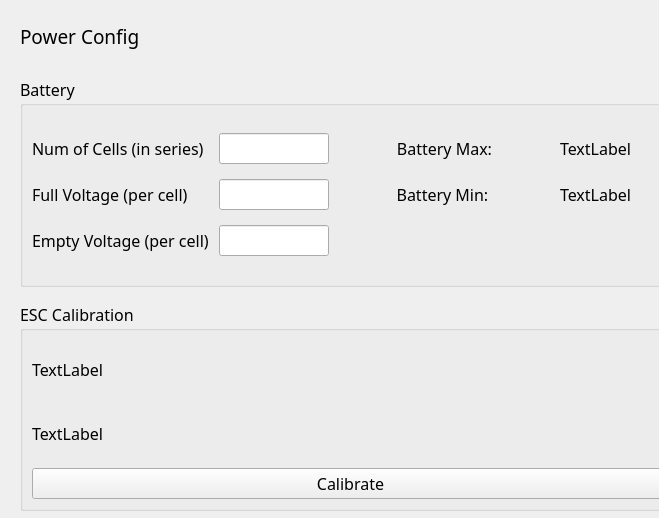
<?xml version="1.0" encoding="UTF-8"?>
<ui version="4.0">
 <class>Form</class>
 <widget class="QWidget" name="Form">
  <property name="geometry">
   <rect>
    <x>0</x>
    <y>0</y>
    <width>659</width>
    <height>518</height>
   </rect>
  </property>
  <property name="windowTitle">
   <string>Form</string>
  </property>
  <widget class="QWidget" name="">
   <property name="geometry">
    <rect>
     <x>20</x>
     <y>10</y>
     <width>661</width>
     <height>501</height>
    </rect>
   </property>
   <layout class="QGridLayout" name="gridLayout_4" rowstretch="1,4,4">
    <property name="verticalSpacing">
     <number>15</number>
    </property>
    <item row="0" column="0">
     <widget class="QLabel" name="label_8">
      <property name="sizePolicy">
       <sizepolicy hsizetype="Fixed" vsizetype="Preferred">
        <horstretch>0</horstretch>
        <verstretch>0</verstretch>
       </sizepolicy>
      </property>
      <property name="baseSize">
       <size>
        <width>0</width>
        <height>30</height>
       </size>
      </property>
      <property name="font">
       <font>
        <family>微软雅黑</family>
        <pointsize>14</pointsize>
       </font>
      </property>
      <property name="text">
       <string>Power Config</string>
      </property>
     </widget>
    </item>
    <item row="1" column="0">
     <widget class="QGroupBox" name="groupBox">
      <property name="font">
       <font>
        <family>微软雅黑</family>
        <pointsize>12</pointsize>
       </font>
      </property>
      <property name="title">
       <string>Battery</string>
      </property>
      <layout class="QGridLayout" name="gridLayout_2">
       <item row="0" column="0">
        <layout class="QGridLayout" name="gridLayout" columnstretch="1,1,2,1">
         <property name="verticalSpacing">
          <number>15</number>
         </property>
         <item row="0" column="0">
          <widget class="QLabel" name="label_2">
           <property name="font">
            <font>
             <family>微软雅黑</family>
             <pointsize>12</pointsize>
            </font>
           </property>
           <property name="text">
            <string>Num of Cells (in series)</string>
           </property>
          </widget>
         </item>
         <item row="0" column="1">
          <widget class="QLineEdit" name="lineEdit_2">
           <property name="font">
            <font>
             <family>微软雅黑</family>
             <pointsize>12</pointsize>
            </font>
           </property>
          </widget>
         </item>
         <item row="0" column="2">
          <widget class="QLabel" name="label_4">
           <property name="font">
            <font>
             <family>微软雅黑</family>
             <pointsize>12</pointsize>
            </font>
           </property>
           <property name="text">
            <string>Battery Max:</string>
           </property>
           <property name="alignment">
            <set>Qt::AlignCenter</set>
           </property>
          </widget>
         </item>
         <item row="0" column="3">
          <widget class="QLabel" name="label_5">
           <property name="font">
            <font>
             <family>微软雅黑</family>
             <pointsize>12</pointsize>
            </font>
           </property>
           <property name="text">
            <string>TextLabel</string>
           </property>
          </widget>
         </item>
         <item row="1" column="0">
          <widget class="QLabel" name="label">
           <property name="font">
            <font>
             <family>微软雅黑</family>
             <pointsize>12</pointsize>
            </font>
           </property>
           <property name="text">
            <string>Full Voltage (per cell) </string>
           </property>
          </widget>
         </item>
         <item row="1" column="1">
          <widget class="QLineEdit" name="lineEdit">
           <property name="font">
            <font>
             <family>微软雅黑</family>
             <pointsize>12</pointsize>
            </font>
           </property>
          </widget>
         </item>
         <item row="1" column="2">
          <widget class="QLabel" name="label_6">
           <property name="font">
            <font>
             <family>微软雅黑</family>
             <pointsize>12</pointsize>
            </font>
           </property>
           <property name="text">
            <string>Battery Min: </string>
           </property>
           <property name="alignment">
            <set>Qt::AlignCenter</set>
           </property>
          </widget>
         </item>
         <item row="1" column="3">
          <widget class="QLabel" name="label_7">
           <property name="font">
            <font>
             <family>微软雅黑</family>
             <pointsize>12</pointsize>
            </font>
           </property>
           <property name="text">
            <string>TextLabel</string>
           </property>
          </widget>
         </item>
         <item row="2" column="0">
          <widget class="QLabel" name="label_3">
           <property name="font">
            <font>
             <family>微软雅黑</family>
             <pointsize>12</pointsize>
            </font>
           </property>
           <property name="text">
            <string>Empty Voltage (per cell) </string>
           </property>
          </widget>
         </item>
         <item row="2" column="1">
          <widget class="QLineEdit" name="lineEdit_3">
           <property name="font">
            <font>
             <family>微软雅黑</family>
             <pointsize>12</pointsize>
            </font>
           </property>
          </widget>
         </item>
        </layout>
       </item>
      </layout>
     </widget>
    </item>
    <item row="2" column="0">
     <widget class="QGroupBox" name="groupBox_2">
      <property name="font">
       <font>
        <family>微软雅黑</family>
        <pointsize>12</pointsize>
       </font>
      </property>
      <property name="title">
       <string>ESC Calibration</string>
      </property>
      <layout class="QGridLayout" name="gridLayout_3">
       <item row="0" column="0">
        <layout class="QVBoxLayout" name="verticalLayout">
         <item>
          <widget class="QLabel" name="label_9">
           <property name="text">
            <string>TextLabel</string>
           </property>
          </widget>
         </item>
         <item>
          <widget class="QLabel" name="label_11">
           <property name="text">
            <string>TextLabel</string>
           </property>
          </widget>
         </item>
        </layout>
       </item>
       <item row="1" column="0">
        <widget class="QPushButton" name="pushButton">
         <property name="text">
          <string>Calibrate</string>
         </property>
        </widget>
       </item>
      </layout>
     </widget>
    </item>
   </layout>
  </widget>
 </widget>
 <resources/>
 <connections/>
</ui>
